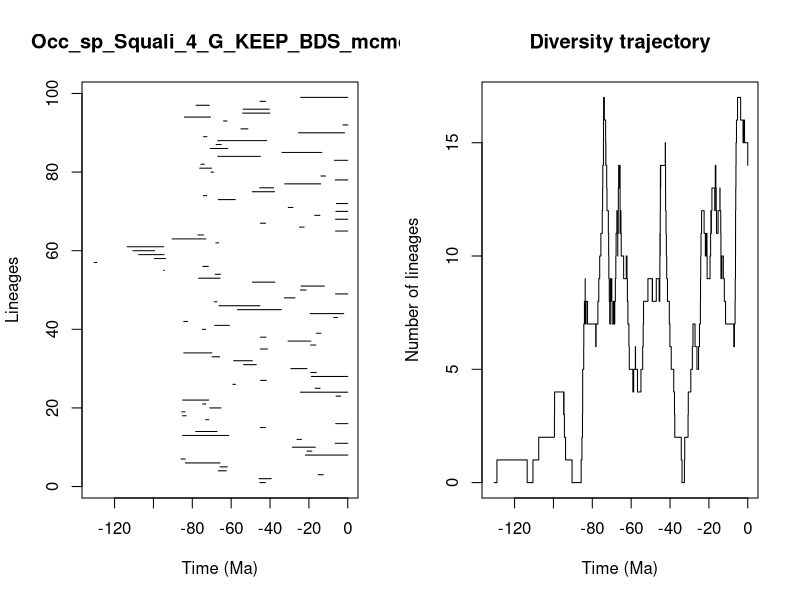

The R script that drew this image:


pdf(file='../Results/Species/5_MA_bins_EXT_EP_FT/pyrate_mcmc_logs/Occ_sp_Squali_4_G_KEEP_BDS_mcmc_LTT.pdf',width=0.6*20, height=0.6*10)
title = "Occ_sp_Squali_4_G_KEEP_BDS_mcmc"
ts=c(45.22754492308362, 45.62485826115542,15.280350988772737,66.6135250600827,65.67672120656263,83.57226014687235,85.74299427991926,21.833105497023045,20.916990607523925,28.516851360556302,6.53829916254213,26.150914386833772,84.9535181538537,78.24722136434995,45.05152197830807,6.184692475780422,73.07374764934447,85.05795293160035,85.33814233295107,71.03576936964724,74.699345665387,84.96519568508326,6.027602618808612,24.383222738679915,16.845971468162535,59.14693584758784,44.815589139669534,18.72847906450604,18.977423711417597,29.312213325804734,53.63105014563667,58.71434387988844,69.79177134960692,84.42084028629442,45.03960304560703,19.127328868891766,30.729881432535915,44.94392259097923,16.071939882835142,74.8842315217184,68.43607768257576,84.37416512359209,7.204005100733727,19.42312824429954,56.76031191947935,66.31563867973898,68.70234253301835,32.601950400496825,6.319971855248601,24.311250875554467,24.061994739702236,49.03661120076209,76.67670211394386,68.13682020752158,94.7462776849693,74.59627094958188,130.49761134642273,99.49595214552144,107.56708709365004,110.54420447569592,113.51798683897307,67.89337715527772,90.42437136986926,77.12795509804067,6.280127594585739,24.855543046528997,44.97508774693632,6.295104208082776,17.008412497461837,6.091498963639883,30.616137886860688,5.816885867079797,66.65816497889605,74.26845071801931,49.160862904019886,45.27709689523486,32.44114969357885,6.447950216501032,13.811065020080942,70.45980938714001,76.19373156620044,75.58763357517424,6.860133290594731,66.89655801738213,33.834103876424294,70.74254341822828,67.75801948025529,66.88321023058276,74.23245580598493,25.31975808579656,54.96517693841473,2.4469636362630363,63.88082527384241,84.05425450841432,54.083062485295414,53.82008454505986,78.047535761975,45.12942920017562,24.205461287415098)
te=c(42.46069244831405, 39.388903797755766,12.579033416707826,62.51366473247662,61.944032415168195,65.70406856316472,83.6619101823829,0.0,18.44760870709303,16.724671711864094,0.0,23.77277221057537,61.169555186498705,67.23155802678421,42.37437011546659,0.0,71.4901599894217,83.20466308014635,83.65631226553555,65.26965681768891,73.04531893873428,71.58297054040054,3.6715926304223956,0.0,14.268005246961815,57.757289517408026,41.9030367371781,0.0,16.234724803695148,20.984365169572296,47.08035218286176,49.11810023451867,65.91368813713838,69.94915503322657,41.31979385599862,16.437899224048923,18.98014908701351,42.06266359425066,13.814288551143868,73.1331059064579,60.977800674861385,82.44812656454837,5.25949952000245,2.075930023607139,34.21823996048867,45.19041274683926,67.3659493444961,27.145422674632286,0.0,21.455069551866668,12.070304343545878,37.559217166754415,65.7015692882956,65.5417481741201,94.35044514946517,71.74573659905862,129.07238856354218,93.76331873023086,94.55261956282997,99.41522667797322,94.74464152432658,66.44324957795348,73.0202568574569,74.1975170923791,0.0,22.472524479263456,42.30927161116741,0.0,14.344144770487278,0.0,28.197044950516812,0.0,57.85111692436433,72.58658630582046,37.7104515223083,38.10070708290901,13.909441342263142,0.0,11.4323697524849,69.08366551431736,70.0770121759367,73.80234883530221,0.0,44.96438628427787,13.349122102486593,61.69138986287048,65.12777032250716,41.715247630796895,72.4412277180654,1.6700520921908244,51.38361645577391,0.0,62.15417037668346,70.66053156379199,40.06611177422913,40.376206199638844,71.26004811405721,42.28153819741671,0.0)
div_traj=c(0, 1,0,1,2,3,4,3,4,3,2,1,0,1,2,3,4,5,6,7,8,9,8,7,8,7,6,7,8,9,10,11,12,13,14,15,16,17,16,15,14,15,14,13,12,11,10,9,8,7,8,9,8,9,8,7,8,7,8,9,10,11,12,11,10,11,12,13,14,13,14,13,12,11,12,11,10,9,10,9,8,7,6,5,4,5,6,5,4,5,6,7,8,9,8,9,8,9,8,9,10,11,10,11,12,13,14,13,14,15,14,13,12,11,10,9,8,7,6,5,4,3,2,1,0,1,2,3,4,5,6,7,6,5,6,7,8,9,10,11,12,11,10,11,10,9,10,11,12,11,12,13,12,13,14,13,12,11,12,13,12,11,10,9,10,9,8,7,6,7,8,9,10,11,12,13,14,15,16,17,16,15,16,15,14)
time_events=c(130.49761134642273, 129.07238856354218,113.51798683897307,110.54420447569592,107.56708709365004,99.49595214552144,99.41522667797322,94.7462776849693,94.74464152432658,94.55261956282997,94.35044514946517,93.76331873023086,90.42437136986926,85.74299427991926,85.33814233295107,85.05795293160035,84.96519568508326,84.9535181538537,84.42084028629442,84.37416512359209,84.05425450841432,83.6619101823829,83.65631226553555,83.57226014687235,83.20466308014635,82.44812656454837,78.24722136434995,78.047535761975,77.12795509804067,76.67670211394386,76.19373156620044,75.58763357517424,74.8842315217184,74.699345665387,74.59627094958188,74.26845071801931,74.23245580598493,74.1975170923791,73.80234883530221,73.1331059064579,73.07374764934447,73.04531893873428,73.0202568574569,72.58658630582046,72.4412277180654,71.74573659905862,71.58297054040054,71.4901599894217,71.26004811405721,71.03576936964724,70.74254341822828,70.66053156379199,70.45980938714001,70.0770121759367,69.94915503322657,69.79177134960692,69.08366551431736,68.70234253301835,68.43607768257576,68.13682020752158,67.89337715527772,67.75801948025529,67.3659493444961,67.23155802678421,66.89655801738213,66.88321023058276,66.65816497889605,66.6135250600827,66.44324957795348,66.31563867973898,65.91368813713838,65.70406856316472,65.7015692882956,65.67672120656263,65.5417481741201,65.26965681768891,65.12777032250716,63.88082527384241,62.51366473247662,62.15417037668346,61.944032415168195,61.69138986287048,61.169555186498705,60.977800674861385,59.14693584758784,58.71434387988844,57.85111692436433,57.757289517408026,56.76031191947935,54.96517693841473,54.083062485295414,53.82008454505986,53.63105014563667,51.38361645577391,49.160862904019886,49.11810023451867,49.03661120076209,47.08035218286176,45.62485826115542,45.27709689523486,45.22754492308362,45.19041274683926,45.12942920017562,45.05152197830807,45.03960304560703,44.97508774693632,44.96438628427787,44.94392259097923,44.815589139669534,42.46069244831405,42.37437011546659,42.30927161116741,42.28153819741671,42.06266359425066,41.9030367371781,41.715247630796895,41.31979385599862,40.376206199638844,40.06611177422913,39.388903797755766,38.10070708290901,37.7104515223083,37.559217166754415,34.21823996048867,33.834103876424294,32.601950400496825,32.44114969357885,30.729881432535915,30.616137886860688,29.312213325804734,28.516851360556302,28.197044950516812,27.145422674632286,26.150914386833772,25.31975808579656,24.855543046528997,24.383222738679915,24.311250875554467,24.205461287415098,24.061994739702236,23.77277221057537,22.472524479263456,21.833105497023045,21.455069551866668,20.984365169572296,20.916990607523925,19.42312824429954,19.127328868891766,18.98014908701351,18.977423711417597,18.72847906450604,18.44760870709303,17.008412497461837,16.845971468162535,16.724671711864094,16.437899224048923,16.234724803695148,16.071939882835142,15.280350988772737,14.344144770487278,14.268005246961815,13.909441342263142,13.814288551143868,13.811065020080942,13.349122102486593,12.579033416707826,12.070304343545878,11.4323697524849,7.204005100733727,6.860133290594731,6.53829916254213,6.447950216501032,6.319971855248601,6.295104208082776,6.280127594585739,6.184692475780422,6.091498963639883,6.027602618808612,5.816885867079797,5.25949952000245,3.6715926304223956,2.4469636362630363,2.075930023607139,1.6700520921908244,0.0)
                par(mfrow=c(1,2))
                L = length(ts)
                plot(ts, 1:L , xlim=c(-max(ts)-1,0), pch=20, type="n", main=title,xlab="Time (Ma)",ylab="Lineages")
                for (i in 1:L){segments(x0=-te[i],y0=i,x1=-ts[i],y1=i)}    
                t = -time_events
                plot(div_traj ~ t,type="s", main = "Diversity trajectory",xlab="Time (Ma)",ylab="Number of lineages",xlim=c(-max(ts)-1,0))
                abline(v=c(65,200,251,367,445),lty=2,col="gray")
                
